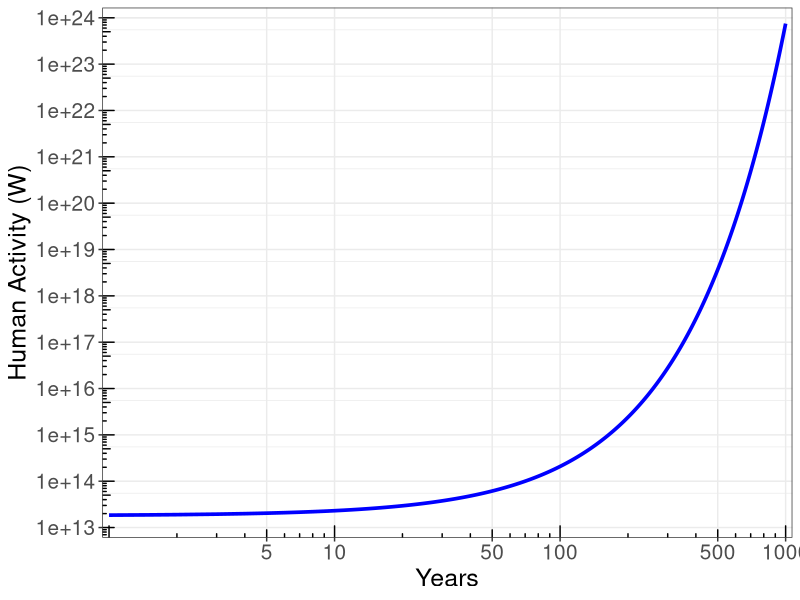
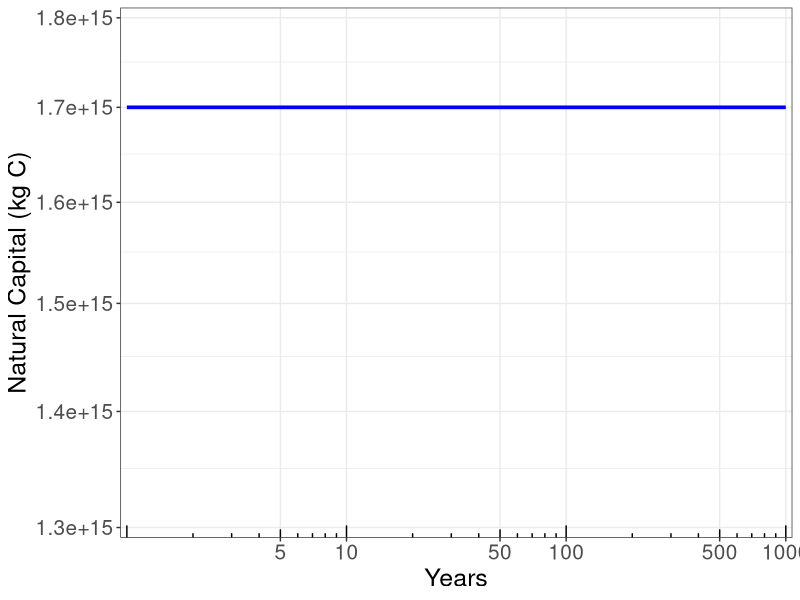

R code for these plots, in order:
# Purpose: This script performs the simulation and produces the results
# shown in Figure 18 in the book Human Enterprise, Ecosystems, 
# and the Future of Civilization. In this simulation, there is "fast" 
# progress in "green technology". The simulation runs for 1,000 years.

###################################################################################
# load libraries
library("ggplot2")
library("grid")
library("scales")
###################################################################################
# CONSTANTS AND AUXILIARY VARIABLES

# run controls
starting_year <- 1
ending_year <- 1000

# constants
Rate_of_Increase_in_Human_Activity <- 0.02475 # /yr
Primary_Productivity <- 5.36e13 # kg C/yr
Replenishment_of_Natural_Capital <- Primary_Productivity
Unit_Depletion_of_Natural_Capital_t0 <- 5.5079e-08 # kg C / J/yr human activity
#Rate_of_Decrease_in_Unit_Depletion_of_Natural_Capital <- 0.0025 # /yr
Rate_of_Decrease_in_Unit_Depletion_of_Natural_Capital <- 0.03 # /yr
Effect_of_Natural_Capital_Depletion_on_Human_Activity <- 1.65e-16 # / kg C
Decrease_in_Human_Activity_t0 <- 0
Natural_Capital_Gap_t0 <- 0

# initialize stocks
Natural_Capital_t0 <- 1.70e15
Natural_Capital_NCU_t0 <- 100

Human_Activity_t0 <- 5.84063e20

Human_Activity_W_t0 <- # human activity, W
  Human_Activity_t0 * # human activity, J/yr
  1 * # 1 W / J/s
  1 / (365 * 24 * 60 * 60) # 1 yr / (365 d/yr * 24 hr/d * 60 min/hr * 60 s/min

Kardashev_Scale_t0 <- (log(Human_Activity_W_t0, 10) - 6) / 10


###################################################################################


###################################################################################
# STOCK 1: Human_Activity
# Units: J/yr
# Initial Value: 
#   Human_Activity_t0 <- 5.84063e14
#
# Inflow: Increase_in_Human_Activity
# Units: J/yr/yr
# Relationship:
#   Human_Activity (J/yr) * Rate_of_Increase_in_Human_Activity (/yr)

# Outflow: Decrease_in_Human_Activity
# Units: J/yr/yr
# Relationship:
#   (Natural_Capital_t0, kg C - Natural_Capital, kg C) *
#     Effect_of_Natural_Capital_Depletion_on_Human_Activity, J/yr/yr / kg C)
#
###################################################################################
# STOCK 2: Natural_Capital
# Units: kg C
# Initial Value: 
# Natural_Capital_t0 <- 1.70e15
# Constraint: must be <= initial value
#
# Inflow: Replenishment_of_Natural_Capital
# Units: kg C/yr
# Relationship: = Primary_Productivity (kg C/yr)

# Outflow: Depletion_of_Natural_Capital
# Units: kg C/yr
# Relationship: 
#   Initial Value: Depletion_of_Natural_Capital_t0, (kg C/J/yr)
#   Thereafter: Effect_of_Natural_Capital_Depletion_on_Human_Activity(t-1), (kg C/J/yr) * 
#     (1 - Rate_of_Decrease_in_Depletion_of_Natural_Capital), (/yr) *
#     Human_Activity(t-1) (J/yr)

# Natural_Capital <- min(Natural_Capital, Natural_Capital_t0) 
#     
###################################################################################
# SIMULATION
#
# initialize values

year <- starting_year

Depletion_of_Natural_Capital_t0 <- 
  Unit_Depletion_of_Natural_Capital_t0 * Human_Activity_t0

Output <- c(year, 
            Human_Activity_t0, 
            Human_Activity_W_t0,
            Kardashev_Scale_t0,
            Natural_Capital_t0,
            Natural_Capital_NCU_t0,
            Replenishment_of_Natural_Capital,
            Unit_Depletion_of_Natural_Capital_t0,
            Depletion_of_Natural_Capital_t0,
            Natural_Capital_Gap_t0,
            Decrease_in_Human_Activity_t0)

# names(Output) <- c("Year", 
#                        "Human_Activity", 
#                        "Kardashev_Scale",
#                        "Natural_Capital",
#                        "Natural_Capital_NCU",
#                        "Replenishment_of_Natural_Capital",
#                        "Unit_Depletion_of_Natural_Capital",
#                        "Depletion_of_Natural_Capital",
#                        "Natural_Capital_Gap",
#                        "Decrease_in_Human_Activity")

Human_Activity <- Human_Activity_t0
Natural_Capital <- Natural_Capital_t0
Unit_Depletion_of_Natural_Capital <- Unit_Depletion_of_Natural_Capital_t0

# complete simulation
while (year < ending_year) {
  Output_tminus1 <- Output
  year <- year + 1  
  
  # increment rate of natural capital depletion per unit human activity
  Unit_Depletion_of_Natural_Capital <- 
    Unit_Depletion_of_Natural_Capital *
    (1 - Rate_of_Decrease_in_Unit_Depletion_of_Natural_Capital)
  
  Depletion_of_Natural_Capital <- 
    Unit_Depletion_of_Natural_Capital * Human_Activity
  
  Natural_Capital_Gap <- Natural_Capital_t0 - Natural_Capital

  Decrease_in_Human_Activity <-
    Natural_Capital_Gap * 
    Effect_of_Natural_Capital_Depletion_on_Human_Activity *
    Human_Activity
  
  # perform mass balance on stocks
  
  Human_Activity <-
    Human_Activity +
    Human_Activity * Rate_of_Increase_in_Human_Activity - 
    Decrease_in_Human_Activity

  Natural_Capital <-
    Natural_Capital +
    Replenishment_of_Natural_Capital - 
    Depletion_of_Natural_Capital
  
  #constrain natural capital to less than or equal to initial value
  Natural_Capital <- min(Natural_Capital, Natural_Capital_t0)
  Natural_Capital <- max(Natural_Capital, 0)
  
  # define an arbitrary unit of natural capital
  Natural_Capital_NCU <- Natural_Capital * 100 / Natural_Capital_t0
  
  # calculate human activity in W and the Kardashev Scale
  Human_Activity_W <- # human activity, W
    Human_Activity * # human activity, J/yr
    1 * # 1 W / J/s
    1 / (365 * 24 * 60 * 60) # 1 yr / (365 d/yr * 24 hr/d * 60 min/hr * 60 s/min
  
  Kardashev_Scale <- (log(Human_Activity_W, 10) - 6) / 10
  if (Kardashev_Scale >= 3.0) break
  
  # add newest values to output data set
  new_output <- c(year, 
                  Human_Activity,
                  Human_Activity_W,
                  Kardashev_Scale,
                  Natural_Capital,
                  Natural_Capital_NCU,
                  Replenishment_of_Natural_Capital,
                  Unit_Depletion_of_Natural_Capital,
                  Depletion_of_Natural_Capital,
                  Natural_Capital_Gap,
                  Decrease_in_Human_Activity)
  
  names(new_output) <- c("Year", 
                         "Human_Activity",
                         "Human_Activity_W",
                         "Kardashev_Scale",
                         "Natural_Capital",
                         "Natural_Capital_NCU",
                         "Replenishment_of_Natural_Capital",
                         "Unit_Depletion_of_Natural_Capital",
                         "Depletion_of_Natural_Capital",
                         "Natural_Capital_Gap",
                         "Decrease_in_Human_Activity")

  Output <- rbind(Output, new_output)

}
###################################################################################

#Output # uncomment to print output data set if desired

# plot outputs in ggplot2

# convert from a matrix to a data frame (required for ggplot)
Output_df <- as.data.frame(Output)

# PLOT HUMAN ACTIVITY (FIGURE 13)
# assign data to be plotted
Human_Activity_Plot_1 <- ggplot(
  data = Output_df, # data set
  aes(x = Output_df$Year, # x variable
      y = Output_df$Human_Activity_W # y variable
  ),
)

# assign type of plot and any statistics to calculate
Human_Activity_Plot_2 <- Human_Activity_Plot_1 + 
  geom_line( # a basic line
    stat = "identity", # plot the actual value, no statistical transformation
    color = "blue", # set the line color
    size = 1.25 # set the line width
  )

# assign a theme
Human_Activity_Plot_3 <- Human_Activity_Plot_2 +
  theme_bw()  # a basic black and white theme

# log transform axes
Human_Activity_Plot_6 <- Human_Activity_Plot_3 +
  coord_trans(
    x = "log10", # transform x axis to log scale 
    y = "log10" # transform y axis to log scale
  )

# set axis labels, scales, and intervals

Human_Activity_Plot_7 <- Human_Activity_Plot_6 +
  scale_x_continuous(
    name = "Years", # x axis label
    limits = c(1, 1000), # set x axis limits
    breaks = c(5, 10, 50, 100, 500, 1000), # x axis limits and interval
    minor_breaks = function(x) log10(x)/10, # specify minor breaks (NOT DEBUGGED)
    expand = c(0.01,0) # control where y axis crosses - first number is fraction of plot left as white space
    #     labels = c("Years", "", "Decades", "", "Centuries", "") # replace x-axis numbers with text labels
  ) +
  scale_y_continuous(
    name = ("Human Activity (W)"), # y axis label
    limits = c(1e13, 1e24), # set y axis limits
    breaks = c(1e13, 1e14, 1e15, 1e16, 1e17, 1e18, 1e19, 1e20, 1e21, 1e22, 1e23, 1e24), # set breaks and tick marks
    expand = c(0.02,0) # control where x axis crosses - first number is fraction left as white space
  )

# set font size of labels and numbers on axes

Human_Activity_Plot_8 <- Human_Activity_Plot_7 +
  theme(
    axis.title.x = element_text(size = 18), # set font size of x axis label
    axis.text.x = element_text(size = 15), # set font size of x axis text
    axis.title.y = element_text(size = 18), # set font size of y axis label
    axis.text.y = element_text(size = 15), # set font size of y axis text
    panel.grid.minor = element_line() # specify minor grid lines (NOT DEBUGGED)
  )

# set tick marks

Human_Activity_Plot_9 <- Human_Activity_Plot_8 +
  annotation_logticks( # adds tick marks to a log scale
    scaled = FALSE # tells R we have transformed the axis, not the data
  )

Human_Activity_Plot_9


# PLOT NATURAL CAPITAL

# assign data to be plotted
Natural_Capital_Plot_1 <- ggplot(
  data = Output_df, # data set
  aes(x = Output_df$Year, # x variable
      y = Output_df$Natural_Capital # y variable
  ),
)

# assign type of plot and any statistics to calculate
Natural_Capital_Plot_2 <- Natural_Capital_Plot_1 + 
  geom_line( # a basic line
    stat = "identity", # plot the actual value, no statistical transformation
    color = "blue", # set the line color
    size = 1.25 # set the line width
  )

# assign a theme
Natural_Capital_Plot_3 <- Natural_Capital_Plot_2 +
  theme_bw()  # a basic black and white theme

# log transform axes
Natural_Capital_Plot_4 <- Natural_Capital_Plot_3 +
  coord_trans(
    x = "log10", # transform x axis to log scale 
    y = "log10" # transform y axis to log scale
  )

# set axis labels, scales, and intervals

Natural_Capital_Plot_5 <- Natural_Capital_Plot_4 +
  scale_x_continuous(
    name = "Years", # x axis label
    limits = c(1, 1000), # set x axis limits
    breaks = c(5, 10, 50, 100, 500, 1000), # x axis limits and interval
    minor_breaks = function(x) log10(x)/10, # specify minor breaks (NOT DEBUGGED)
    expand = c(0.01,0) # control where y axis crosses - first number is fraction of plot left as white space
    #     labels = c("Years", "", "Decades", "", "Centuries", "") # replace x-axis numbers with text labels
  ) +
  scale_y_continuous(
    name = ("Natural Capital (kg C)"), # y axis label
    limits = c(1.3e15, 1.8e15), # set y axis limits
    breaks = c(1.3e15, 1.4e15, 1.5e15, 1.6e15, 1.7e15, 1.8e15), # set breaks and tick marks
    expand = c(0.02,0) # control where x axis crosses - first number is fraction left as white space
  )

# set font size of labels and numbers on axes

Natural_Capital_Plot_6 <- Natural_Capital_Plot_5 +
  theme(
    axis.title.x = element_text(size = 18), # set font size of x axis label
    axis.text.x = element_text(size = 15), # set font size of x axis text
    axis.title.y = element_text(size = 18), # set font size of y axis label
    axis.text.y = element_text(size = 15), # set font size of y axis text
    panel.grid.minor = element_line() # specify minor grid lines (NOT DEBUGGED)
  )

# set tick marks

Natural_Capital_Plot_7 <- Natural_Capital_Plot_6 +
  annotation_logticks( # adds tick marks to a log scale
    scaled = FALSE # tells R we have transformed the axis, not the data
  )

Natural_Capital_Plot_7
